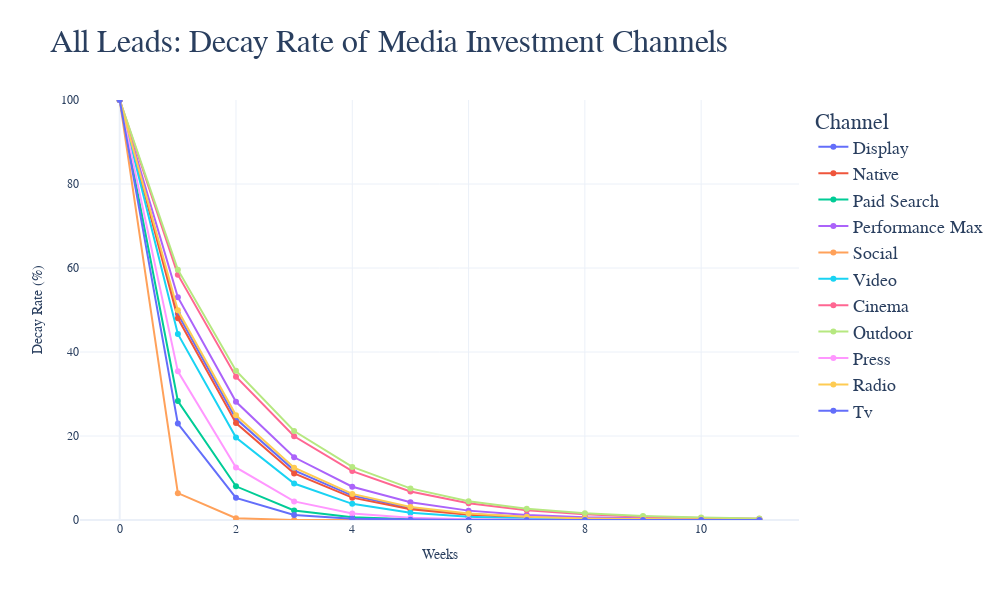

Notebook code cell kept with this figure:
### Markdown cell above
Decay Rate of Media Channels

### Code cell
# Visualize media channel decay rates over time 
# Show how each channel's effect diminishes over weeks
# Calculate and display retention rates, peak delays and half-life for each channel

import plotly.express as px
import numpy as np

# Get the retention rates and peak delay parameters
retention_rates = mmm.trace['ad_effect_retention_rate'].mean(axis=0)
peak_delays = mmm.trace['peak_effect_delay'].mean(axis=0)

# Create time points for visualization
weeks = np.arange(12)

# Clean channel names
clean_channel_names = [ch.replace('mdsp_', '').title() for ch in channel_names]

# Calculate decay curves for each channel
decay_curves = {}
for i, channel in enumerate(clean_channel_names):  # Use clean names here
    retention = retention_rates[i]
    peak_delay = peak_delays[i]
    time_effect = np.power(retention, weeks) * 100  # Multiply by 100
    decay_curves[channel] = time_effect

# Create DataFrame for plotting
decay_df = pd.DataFrame(decay_curves)
decay_df['Week'] = weeks

# Melt the DataFrame for plotting
decay_df_melted = decay_df.melt(
    id_vars=['Week'],
    var_name='Channel',
    value_name='Carryover Effect'
) 

# Create plot
fig = px.line(
    decay_df_melted,
    x='Week',
    y='Carryover Effect',
    color='Channel',
    title=f"{target_variable_title}: Decay Rate of Media Investment Channels",
    markers=True
)

# Update layout using Together template
fig.update_layout(
    title_font=dict(family="Riforma LL", size=32),
    title_pad=dict(b=48),
    title_x=0.05, 
    title_y=0.95,
    legend_font=dict(family="Riforma LL", size=18),
    font=dict(family="Riforma LL"),
    xaxis_title='Weeks',
    yaxis_title='Decay Rate (%)', 
    template='plotly_white',
    height=600,
    width=1000,
    showlegend=True,
    legend_title='Channel',
    yaxis=dict(range=[0, 100]) 
)

# Show the plot
fig.show()

# Print analysis of carryover effects with clean names
print("\nCarryover Effect Analysis:")
print("-" * 50)
for i, channel in enumerate(clean_channel_names):  # Use clean names here
    retention = retention_rates[i]
    peak_delay = peak_delays[i]
    half_life = -np.log(2)/np.log(retention) if retention > 0 else 0
    
    print(f"\n{channel}:")
    print(f"Retention Rate: {retention:.3f}")
    print(f"Peak Effect Delay: {peak_delay:.1f} weeks")
    print(f"Half-life: {half_life:.1f} weeks")

### Figure 1 — Plotly figure (JSON) as saved in the notebook; plotly's stock layout.template omitted (floating-point values rounded to 4 significant figures)
{"data": [{"hovertemplate": "Channel=Display<br>Week=%{x}<br>Carryover Effect=%{y}<extra></extra>", "legendgroup": "Display", "line": {"color": "#636efa", "dash": "solid"}, "marker": {"symbol": "circle"}, "mode": "lines+markers", "name": "Display", "orientation": "v", "showlegend": true, "type": "scatter", "x": [0, 1, 2, 3, 4, 5, 6, 7, 8, 9, 10, 11], "xaxis": "x", "y": [100, 49.09, 24.1, 11.83, 5.806, 2.85, 1.399, 0.6867, 0.3371, 0.1655, 0.08122, 0.03987], "yaxis": "y"}, {"hovertemplate": "Channel=Native<br>Week=%{x}<br>Carryover Effect=%{y}<extra></extra>", "legendgroup": "Native", "line": {"color": "#EF553B", "dash": "solid"}, "marker": {"symbol": "circle"}, "mode": "lines+markers", "name": "Native", "orientation": "v", "showlegend": true, "type": "scatter", "x": [0, 1, 2, 3, 4, 5, 6, 7, 8, 9, 10, 11], "xaxis": "x", "y": [100, 48.03, 23.07, 11.08, 5.32, 2.555, 1.227, 0.5894, 0.2831, 0.1359, 0.06529, 0.03136], "yaxis": "y"}, {"hovertemplate": "Channel=Paid Search<br>Week=%{x}<br>Carryover Effect=%{y}<extra></extra>", "legendgroup": "Paid Search", "line": {"color": "#00cc96", "dash": "solid"}, "marker": {"symbol": "circle"}, "mode": "lines+markers", "name": "Paid Search", "orientation": "v", "showlegend": true, "type": "scatter", "x": [0, 1, 2, 3, 4, 5, 6, 7, 8, 9, 10, 11], "xaxis": "x", "y": [100, 28.33, 8.024, 2.273, 0.6438, 0.1824, 0.05165, 0.01463, 0.004145, 0.001174, 0.0003325, 9.419e-05], "yaxis": "y"}, {"hovertemplate": "Channel=Performance Max<br>Week=%{x}<br>Carryover Effect=%{y}<extra></extra>", "legendgroup": "Performance Max", "line": {"color": "#ab63fa", "dash": "solid"}, "marker": {"symbol": "circle"}, "mode": "lines+markers", "name": "Performance Max", "orientation": "v", "showlegend": true, "type": "scatter", "x": [0, 1, 2, 3, 4, 5, 6, 7, 8, 9, 10, 11], "xaxis": "x", "y": [100, 53.06, 28.15, 14.94, 7.924, 4.204, 2.231, 1.183, 0.6279, 0.3331, 0.1768, 0.09378], "yaxis": "y"}, {"hovertemplate": "Channel=Social<br>Week=%{x}<br>Carryover Effect=%{y}<extra></extra>", "legendgroup": "Social", "line": {"color": "#FFA15A", "dash": "solid"}, "marker": {"symbol": "circle"}, "mode": "lines+markers", "name": "Social", "orientation": "v", "showlegend": true, "type": "scatter", "x": [0, 1, 2, 3, 4, 5, 6, 7, 8, 9, 10, 11], "xaxis": "x", "y": [100, 6.389, 0.4083, 0.02609, 0.001667, 0.0001065, 6.804e-06, 4.348e-07, 2.778e-08, 1.775e-09, 1.134e-10, 7.246e-12], "yaxis": "y"}, {"hovertemplate": "Channel=Video<br>Week=%{x}<br>Carryover Effect=%{y}<extra></extra>", "legendgroup": "Video", "line": {"color": "#19d3f3", "dash": "solid"}, "marker": {"symbol": "circle"}, "mode": "lines+markers", "name": "Video", "orientation": "v", "showlegend": true, "type": "scatter", "x": [0, 1, 2, 3, 4, 5, 6, 7, 8, 9, 10, 11], "xaxis": "x", "y": [100, 44.3, 19.62, 8.694, 3.851, 1.706, 0.7558, 0.3348, 0.1483, 0.06571, 0.02911, 0.0129], "yaxis": "y"}, {"hovertemplate": "Channel=Cinema<br>Week=%{x}<br>Carryover Effect=%{y}<extra></extra>", "legendgroup": "Cinema", "line": {"color": "#FF6692", "dash": "solid"}, "marker": {"symbol": "circle"}, "mode": "lines+markers", "name": "Cinema", "orientation": "v", "showlegend": true, "type": "scatter", "x": [0, 1, 2, 3, 4, 5, 6, 7, 8, 9, 10, 11], "xaxis": "x", "y": [100, 58.41, 34.12, 19.93, 11.64, 6.8, 3.972, 2.32, 1.355, 0.7916, 0.4624, 0.2701], "yaxis": "y"}, {"hovertemplate": "Channel=Outdoor<br>Week=%{x}<br>Carryover Effect=%{y}<extra></extra>", "legendgroup": "Outdoor", "line": {"color": "#B6E880", "dash": "solid"}, "marker": {"symbol": "circle"}, "mode": "lines+markers", "name": "Outdoor", "orientation": "v", "showlegend": true, "type": "scatter", "x": [0, 1, 2, 3, 4, 5, 6, 7, 8, 9, 10, 11], "xaxis": "x", "y": [100, 59.61, 35.53, 21.18, 12.63, 7.526, 4.486, 2.674, 1.594, 0.9502, 0.5664, 0.3376], "yaxis": "y"}, {"hovertemplate": "Channel=Press<br>Week=%{x}<br>Carryover Effect=%{y}<extra></extra>", "legendgroup": "Press", "line": {"color": "#FF97FF", "dash": "solid"}, "marker": {"symbol": "circle"}, "mode": "lines+markers", "name": "Press", "orientation": "v", "showlegend": true, "type": "scatter", "x": [0, 1, 2, 3, 4, 5, 6, 7, 8, 9, 10, 11], "xaxis": "x", "y": [100, 35.39, 12.52, 4.433, 1.569, 0.5552, 0.1965, 0.06954, 0.02461, 0.008709, 0.003082, 0.001091], "yaxis": "y"}, {"hovertemplate": "Channel=Radio<br>Week=%{x}<br>Carryover Effect=%{y}<extra></extra>", "legendgroup": "Radio", "line": {"color": "#FECB52", "dash": "solid"}, "marker": {"symbol": "circle"}, "mode": "lines+markers", "name": "Radio", "orientation": "v", "showlegend": true, "type": "scatter", "x": [0, 1, 2, 3, 4, 5, 6, 7, 8, 9, 10, 11], "xaxis": "x", "y": [100, 49.92, 24.92, 12.44, 6.211, 3.101, 1.548, 0.7727, 0.3858, 0.1926, 0.09614, 0.048], "yaxis": "y"}, {"hovertemplate": "Channel=Tv<br>Week=%{x}<br>Carryover Effect=%{y}<extra></extra>", "legendgroup": "Tv", "line": {"color": "#636efa", "dash": "solid"}, "marker": {"symbol": "circle"}, "mode": "lines+markers", "name": "Tv", "orientation": "v", "showlegend": true, "type": "scatter", "x": [0, 1, 2, 3, 4, 5, 6, 7, 8, 9, 10, 11], "xaxis": "x", "y": [100, 22.96, 5.272, 1.211, 0.278, 0.06383, 0.01466, 0.003365, 0.0007727, 0.0001774, 4.074e-05, 9.354e-06], "yaxis": "y"}], "layout": {"font": {"family": "Riforma LL"}, "height": 600, "legend": {"font": {"family": "Riforma LL", "size": 18}, "title": {"text": "Channel"}, "tracegroupgap": 0}, "showlegend": true, "title": {"font": {"family": "Riforma LL", "size": 32}, "pad": {"b": 48}, "text": "All Leads: Decay Rate of Media Investment Channels", "x": 0.05, "y": 0.95}, "width": 1000, "xaxis": {"anchor": "y", "domain": [0, 1], "title": {"text": "Weeks"}}, "yaxis": {"anchor": "x", "domain": [0, 1], "range": [0, 100], "title": {"text": "Decay Rate (%)"}}}}
